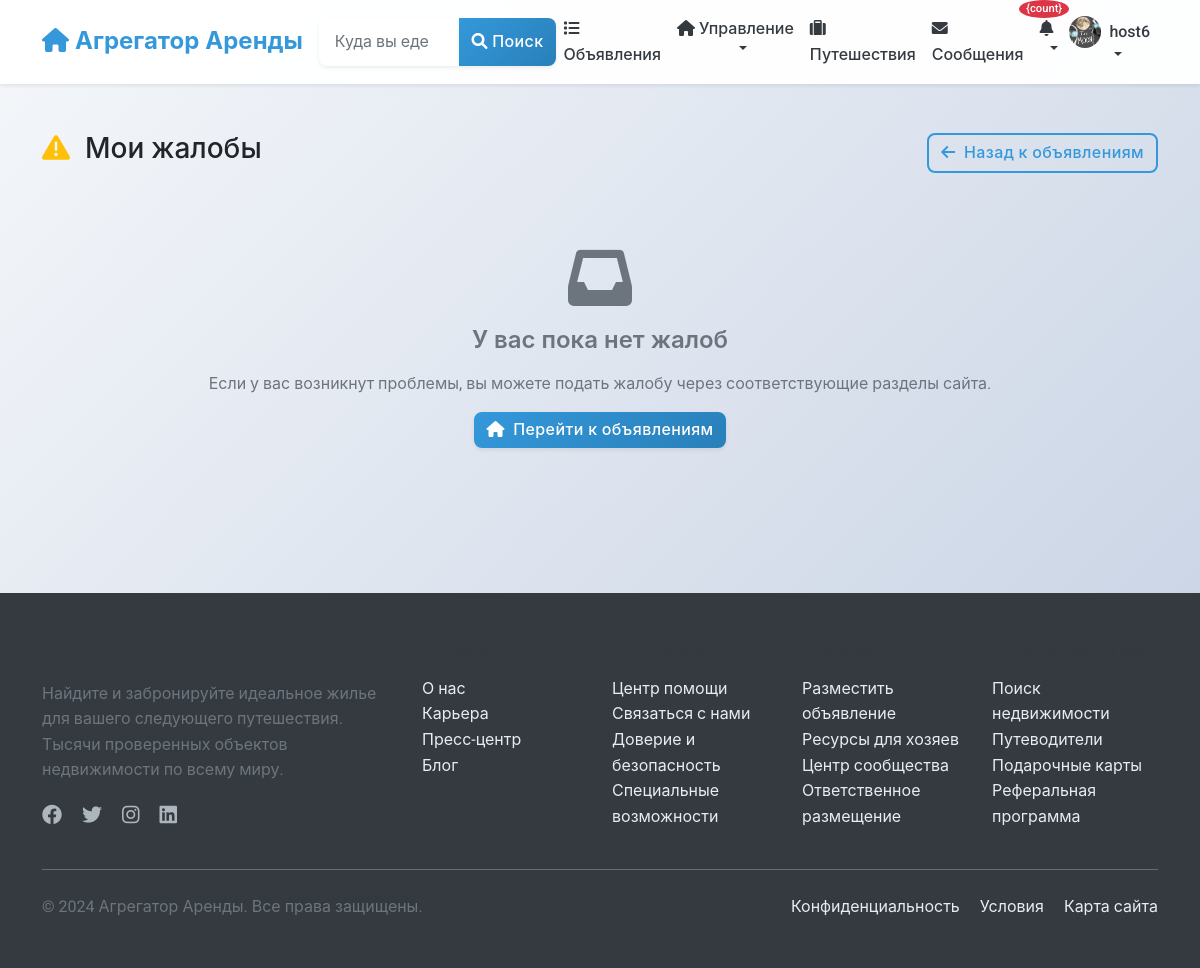
The app's page /moderation/complaints/my/ (signed in), older data.
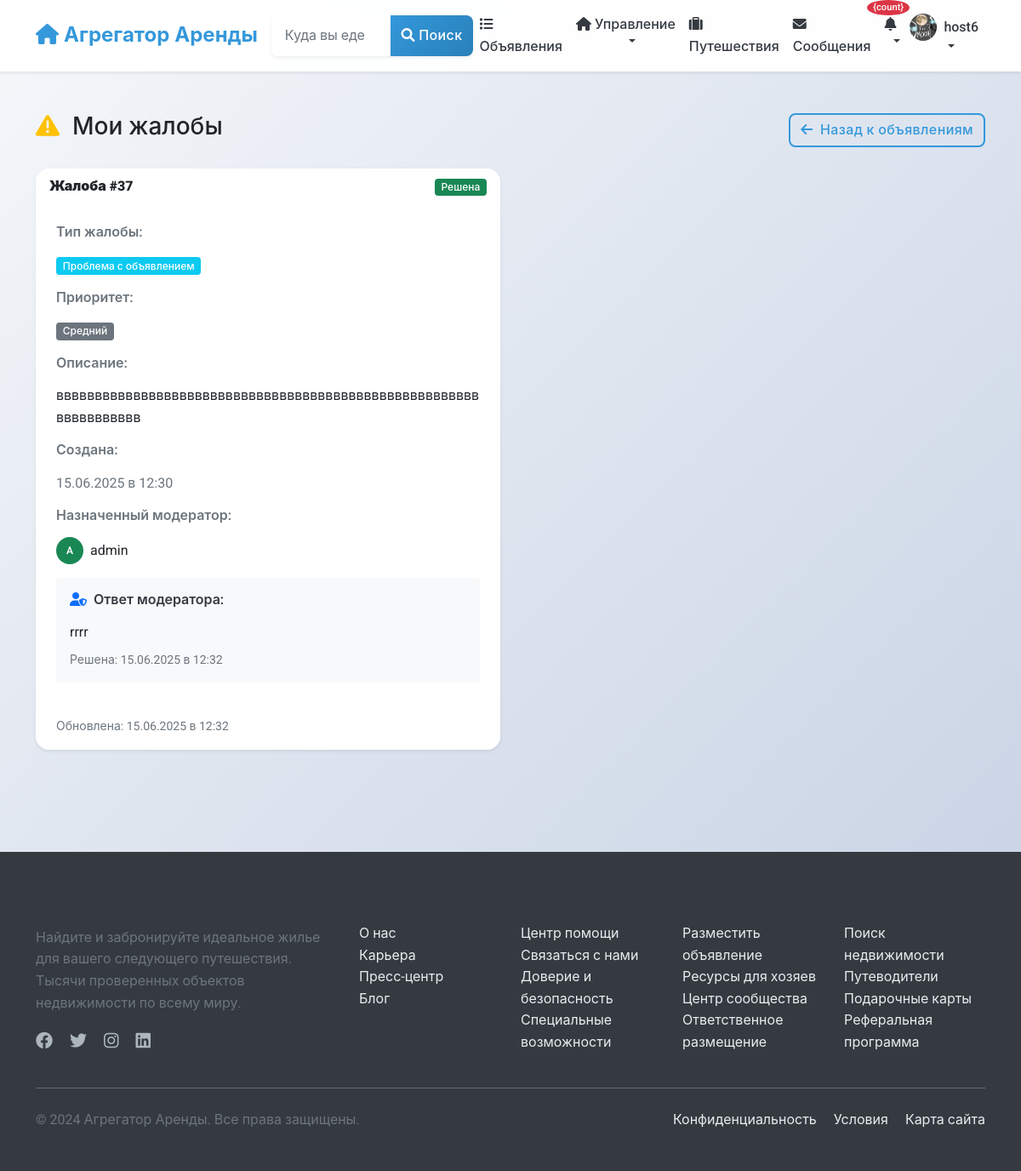
The same page, newer data.
### moderation/models.py (models this page shows, shortened)
class UserComplaint(models.Model):
    COMPLAINT_TYPES = [
        ('booking_issue', 'Проблема с бронированием'),
        ('listing_issue', 'Проблема с объявлением'),
        ('host_behavior', 'Поведение хоста'),
        ('guest_behavior', 'Поведение гостя'),
        ('safety_concern', 'Вопросы безопасности'),
        ('false_listing', 'Ложная информация в объявлении'),
        ('discrimination', 'Дискриминация'),
        ('payment_issue', 'Проблемы с оплатой'),
        ('cleanliness', 'Чистота'),
        ('other', 'Другое'),
    ]
    STATUS_CHOICES = [
        ('pending', 'В ожидании'),
        ('in_progress', 'В обработке'),
        ('investigating', 'Расследуется'),
        ('awaiting_response', 'Ожидает ответа'),
        ('resolved', 'Решено'),
        ('dismissed', 'Отклонено'),
        ('escalated', 'Эскалировано'),
    ]
    PRIORITY_CHOICES = [
        ('low', 'Низкий'),
        ('medium', 'Средний'),
        ('high', 'Высокий'),
        ('urgent', 'Срочный'),
    ]
    complainant = models.ForeignKey(
        settings.AUTH_USER_MODEL,
        on_delete=models.CASCADE,
        related_name='complaints_made',
        verbose_name='Заявитель'
    )
    booking = models.ForeignKey(
        'listings.Booking',
        on_delete=models.CASCADE,
        related_name='complaints',
        null=True,
        blank=True,
        verbose_name='Бронирование'
    )
    listing = models.ForeignKey(
        'listings.Listing',
        on_delete=models.CASCADE,
        related_name='complaints',
        null=True,
        blank=True,
        verbose_name='Объявление'
    )
    reported_user = models.ForeignKey(
        settings.AUTH_USER_MODEL,
        on_delete=models.CASCADE,
        related_name='complaints_received',
        null=True,
        blank=True,
        verbose_name='Пользователь, на которого жалуются'
    )
    complaint_type = models.CharField(
        'Тип жалобы',
        max_length=20,
        choices=COMPLAINT_TYPES,
        default='booking_issue'
    )
    subject = models.CharField(
        'Тема жалобы',
        max_length=200,
        default='Жалоба'
    )
    description = models.TextField('Описание жалобы')
    priority = models.CharField(
        'Приоритет',
        max_length=10,
        choices=PRIORITY_CHOICES,
        default='medium'
    )
    status = models.CharField(
        'Статус',
        max_length=20,
        choices=STATUS_CHOICES,
        default='pending'
    )
    assigned_moderator = models.ForeignKey(
        settings.AUTH_USER_MODEL,
        on_delete=models.SET_NULL,
        null=True,
        blank=True,
        related_name='assigned_complaints',
        verbose_name='Назначенный модератор'
    )
    moderator_response = models.TextField(
        'Ответ модератора',
        blank=True,
        help_text='Ответ, который увидит пользователь'
    )
    internal_notes = models.TextField(
        'Внутренние заметки',
        blank=True,
        help_text='Заметки для внутреннего использования'
    )
    contact_email = models.EmailField(
        'Контактный email',
        blank=True,
        help_text='Альтернативный email для связи'
    )
    evidence_video = models.FileField(
        'Видео-доказательство',
        upload_to='complaint_videos/',
        null=True,
        blank=True,
        help_text='Загрузите видео в качестве доказательства (макс. 100МБ)'
    )
    created_at = models.DateTimeField('Создано', auto_now_add=True)
    updated_at = models.DateTimeField('Обновлено', auto_now=True)
    resolved_at = models.DateTimeField('Решено', null=True, blank=True)
    first_response_at = models.DateTimeField('Первый ответ', null=True, blank=True)
    class Meta:
        verbose_name = 'Жалоба пользователя'
        verbose_name_plural = 'Жалобы пользователей'
        ordering = ['-created_at']

### users/models.py (models this page shows, shortened)
class User(AbstractUser):
    phone_number = models.CharField(_("Phone number"), max_length=20, blank=True)
    profile_picture = models.ImageField(_("Profile picture"), upload_to='profile_pictures/', blank=True, null=True)
    bio = models.TextField(_("Bio"), blank=True)
    is_phone_verified = models.BooleanField(_("Phone verified"), default=False)
    is_id_verified = models.BooleanField(_("ID verified"), default=False)
    is_host = models.BooleanField(_("Is host"), default=False)
    is_guest = models.BooleanField(_("Is guest"), default=True)
    ROLE_CHOICES = [
        ('user', _('Regular User')),
        ('host', _('Host')),
        ('moderator', _('Moderator')),
        ('admin', _('Administrator')),
    ]
    role = models.CharField(_("Role"), max_length=20, choices=ROLE_CHOICES, default='user')
    email_notifications = models.BooleanField(_("Email notifications"), default=True)
    sms_notifications = models.BooleanField(_("SMS notifications"), default=False)
    date_joined = models.DateTimeField(_("Date joined"), auto_now_add=True)
    last_updated = models.DateTimeField(_("Last updated"), auto_now=True)
    class Meta:
        verbose_name = _("User")
        verbose_name_plural = _("Users")

### moderation/views.py (the view)
# urls.py: path('complaints/my/', views.my_complaints, name='my_complaints'),
@login_required
def my_complaints(request):
    complaints = UserComplaint.objects.filter(complainant=request.user).order_by('-created_at')
    paginator = Paginator(complaints, 10)
    page_number = request.GET.get('page')
    page_obj = paginator.get_page(page_number)
    return render(request, 'moderation/my_complaints.html', {
        'complaints': page_obj
    })

### notifications/templatetags/notify_tags.py (called while the page is built)
@register.simple_tag(takes_context=True)
def notification_count(context):
    user = context['request'].user
    if user.is_authenticated:
        count = user.notifications.filter(is_read=False).count()
        return count
    return 0

### moderation/templates/moderation/my_complaints.html (shortened to what the changed rows need)
{% extends 'base.html' %}
{% load static %}
{% block content %}
<div class="container py-4">
    <div class="d-flex justify-content-between align-items-center mb-4">
        <h1 class="h3 text-dark">
            <i class="fas fa-exclamation-triangle text-warning me-2"></i>
            Мои жалобы
        </h1>
    </div>
    {% if complaints %}
    <div class="row">
        {% for complaint in complaints %}
        <div class="col-md-6 mb-4">
            <div class="card border-0 shadow-sm h-100">
                <div class="card-header bg-white border-0">
                    <div class="d-flex justify-content-between align-items-center">
                        <h6 class="mb-0 text-dark">
                            <strong>Жалоба #{{ complaint.id }}</strong>
                        </h6>
                        <div>
                            {% if complaint.status == 'pending' %}
                            <span class="badge bg-warning">Ожидает рассмотрения</span>
                            {% elif complaint.status == 'in_progress' %}
                            <span class="badge bg-info">В обработке</span>
                            {% elif complaint.status == 'resolved' %}
                            <span class="badge bg-success">Решена</span>
                            {% elif complaint.status == 'escalated' %}
                            <span class="badge bg-danger">Эскалирована</span>
                            {% elif complaint.status == 'awaiting_response' %}
                            <span class="badge bg-primary">Ожидает ответа</span>
                            {% else %}
                            <span class="badge bg-secondary">{{ complaint.get_status_display }}</span>
                            {% endif %}
                        </div>
                    </div>
                </div>
                <div class="card-body">
                    <div class="mb-3">
                        <h6 class="text-muted">Тип жалобы:</h6>
                        <span class="badge bg-info">{{ complaint.get_complaint_type_display }}</span>
                    </div>
                    <div class="mb-3">
                        <h6 class="text-muted">Приоритет:</h6>
                        {% if complaint.priority == 'urgent' %}
                        <span class="badge bg-danger">{{ complaint.get_priority_display }}</span>
                        {% elif complaint.priority == 'high' %}
                        <span class="badge bg-warning">{{ complaint.get_priority_display }}</span>
                        {% else %}
                        <span class="badge bg-secondary">{{ complaint.get_priority_display }}</span>
                        {% endif %}
                    </div>
                    <div class="mb-3">
                        <h6 class="text-muted">Описание:</h6>
                        <p class="text-dark">{{ complaint.description|truncatewords:20 }}</p>
                    </div>
                    <div class="mb-3">
                        <h6 class="text-muted">Создана:</h6>
                        <p class="text-muted">{{ complaint.created_at|date:"d.m.Y в H:i" }}</p>
                    </div>
                    {% if complaint.assigned_moderator %}
                    <div class="mb-3">
                        <h6 class="text-muted">Назначенный модератор:</h6>
                        <div class="d-flex align-items-center">
                            <div class="avatar-sm bg-success text-white rounded-circle d-flex align-items-center justify-content-center me-2">
                                {{ complaint.assigned_moderator.username|slice:":1"|upper }}
                            </div>
                            <span class="text-dark">{{ complaint.assigned_moderator.username }}</span>
                        </div>
                    </div>
                    {% endif %}
                    {% if complaint.moderator_response %}
                    <div class="mt-3 p-3 bg-light rounded">
                        <h6><i class="fas fa-user-shield text-primary me-1"></i> Ответ модератора:</h6>
                        <p class="mb-0 text-dark">{{ complaint.moderator_response }}</p>
                        {% if complaint.resolved_at %}
                        <small class="text-muted d-block mt-2">
                            Решена: {{ complaint.resolved_at|date:"d.m.Y в H:i" }}
                        </small>
                        {% endif %}
                    </div>
                    {% endif %}
                </div>
                <div class="card-footer bg-white border-0">
                    <div class="d-flex justify-content-between align-items-center">
                        <small class="text-muted">
                            Обновлена: {{ complaint.updated_at|date:"d.m.Y в H:i" }}
                        </small>
                    </div>
                </div>
            </div>
        </div>
        {% endfor %}
    </div>
    {% else %}
    <div class="text-center py-5">
        <i class="fas fa-inbox fa-4x text-muted mb-3"></i>
        <h4 class="text-muted">У вас пока нет жалоб</h4>
        <p class="text-muted">Если у вас возникнут проблемы, вы можете подать жалобу через соответствующие разделы сайта.</p>
        <a href="{% url 'listings:listing_list' %}" class="btn btn-primary">
            <i class="fas fa-home me-1"></i> Перейти к объявлениям
        </a>
    </div>
    {% endif %}
</div>
{% endblock %}

Row changes from the older to the newer data that the page shows:
added UserComplaint: id "37", status "Решена", complaint_type "Проблема с объявлением", priority "Средний", description "вввввввввввввввввввввввввввввввввввввввввввввввввввввввввввввввввв", created_at "15.06.2025 в 12:30", assigned_moderator.username "A", assigned_moderator.username "admin", moderator_response "rrrr", resolved_at "15.06.2025 в 12:32", updated_at "15.06.2025 в 12:32"
Text that changed along with them:
text no longer shown: "У вас пока нет жалоб Если у вас возникнут проблемы, вы можете подать жалобу через соответствующие разделы сайта. Перейти к объявлениям"
